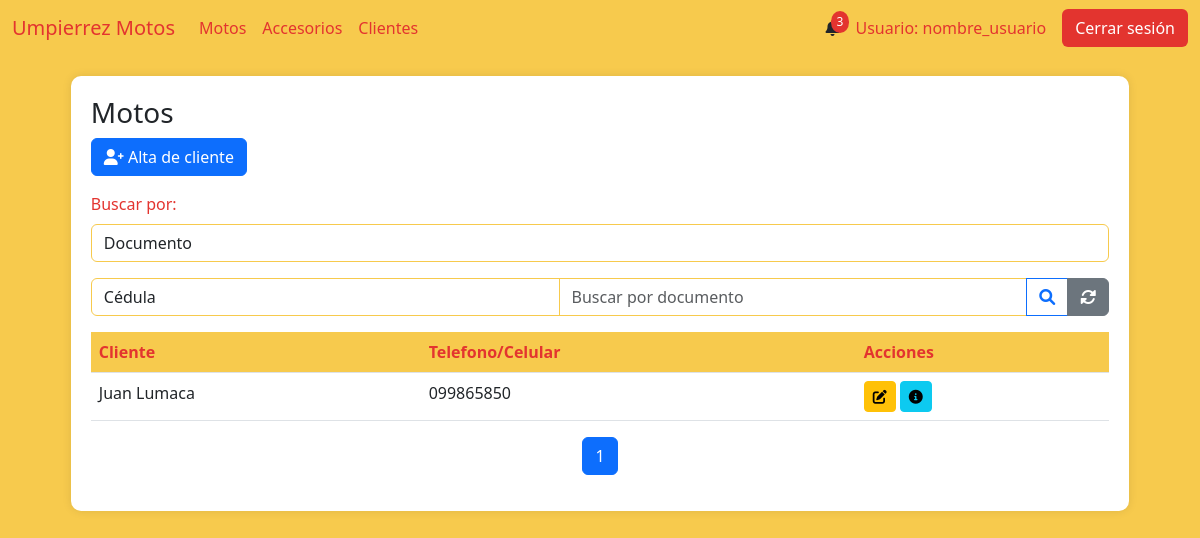
Before: /clientes with the older database file.
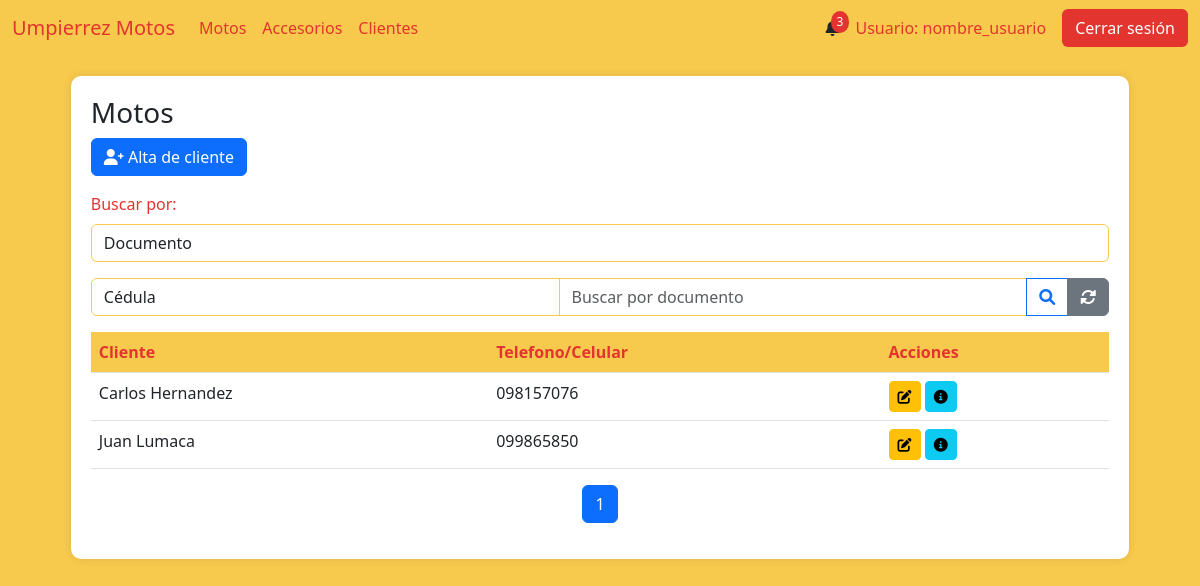
After: the same page with the newer database file.
### AppUM/models.py (models this page shows)
class Cliente(models.Model):
    documento = models.CharField(max_length=20, unique=True)
    nombre = models.CharField(max_length=20)
    apellido  = models.CharField(max_length=20)
    fecha_nacimiento = models.DateField()
    ciudad = models.CharField(max_length=40)
    calle = models.CharField(max_length=40)
    numero = models.IntegerField()
    num_apartamento = models.IntegerField()

### AppUM/views.py (the view)
# urls.py: path('clientes', views.vista_clientes,name="Clientes"),
def vista_clientes(req):
    clientes = Cliente.objects.filter(
        cliente_telefono__activo=True,
        cliente_telefono__principal=True
    ).values('id','nombre', 'apellido', 'cliente_telefono__telefono').order_by('nombre')
    logo_um = Logos.objects.get(id=1)
    paginator = Paginator(clientes, 5)  # 5 clientes por página
    page_number = req.GET.get('page')  # Obtiene el número de página desde la URL
    page_obj = paginator.get_page(page_number)  # Obtiene la página solicitada
    return render(req,"perfil_administrativo/cliente/clientes.html",{'page_obj': page_obj,"clientes":clientes})

### AppUM/templates/perfil_administrativo/cliente/clientes.html (shortened to what this page needs)
{% extends "perfil_administrativo/padre_perfil_administrativo.html" %}
{% load static %}
{% block contenidoQueCambia %}
<link href="https://cdnjs.cloudflare.com/ajax/libs/font-awesome/6.0.0/css/all.min.css" rel="stylesheet">
<link href="https://cdn.jsdelivr.net/npm/bootstrap-icons@1.10.0/font/bootstrap-icons.css" rel="stylesheet">
<div class="table-container" id="inventarios">
    <h3>Motos</h3>
    <a href="{% url 'ClienteAlta' %}" class="btn btn-primary mb-3">
        <i class="fas fa-user-plus"></i> Alta de cliente
    </a>
    <div class="mb-3">
        <label for="estado" class="form-label">Buscar por:</label>
        <select class="form-control" name="tipo_busqueda" id="tipo_busqueda" onchange="tipo_busqueda()">
            <option value="documento">Documento</option>
        </select>
    </div>
    <form action="" enctype="multipart/form-data" method="get" id="busqueda_documento">{% csrf_token %}
        <div class="input-group mb-3">
            <select class="form-control" name="tipo_documento" id="tipo_documento">
                <option value="ci">Cédula</option>
            </select>
            <input type="number" name="documento" class="form-control" placeholder="Buscar por documento">
            <button class="btn btn-outline-primary" type="submit">
                <i class="fas fa-search"></i>
            </button>
            <a href="" class="btn btn-secondary">
                <i class="fas fa-sync-alt"></i>
            </a>
        </div>
    </form>
    <table class="table">
        <thead>
            <tr>
                <th>Cliente</th>
                <th>Telefono/Celular</th>
                <th>Acciones</th>
            </tr>
        </thead>
        <tbody>
            {% if page_obj %}
                {% for cliente in page_obj %}
                <tr>
                    <td>{{ cliente.nombre }} {{ cliente.apellido }}</td>
                    <td>{{ cliente.cliente_telefono__telefono }}</td>
                    <td>
                        <a href="{% url 'ClienteModificacion' cliente.id %}"><button class="btn btn-sm btn-warning"><i class="fas fa-edit"></i></button></a>
                        <a href=""><button class="btn btn-sm btn-info"><i class="fas fa-info-circle"></i></button></a>
                    </td>
                </tr>
                {% endfor %}
            {% else %}
                <tr>
                    <td colspan="9" class="text-center text-muted">
                        No hay registros de clientes.
                    </td>
                </tr>
            {% endif %}
        </tbody>
    </table>
    <nav aria-label="Page navigation">
        <ul class="pagination justify-content-center">
            {% for num in page_obj.paginator.page_range %}
            <li class="page-item {% if page_obj.number == num %}active{% endif %}">
                <a class="page-link" href="?page={{ num }}">{{ num }}</a>
            </li>
            {% endfor %}
        </ul>
    </nav>
</div>
{% endblock %}

Changed rows visible on the page:
now on this page (row edited): Cliente: nombre "Carlos", apellido "Hernandez", cliente_telefono__telefono "098157076"
